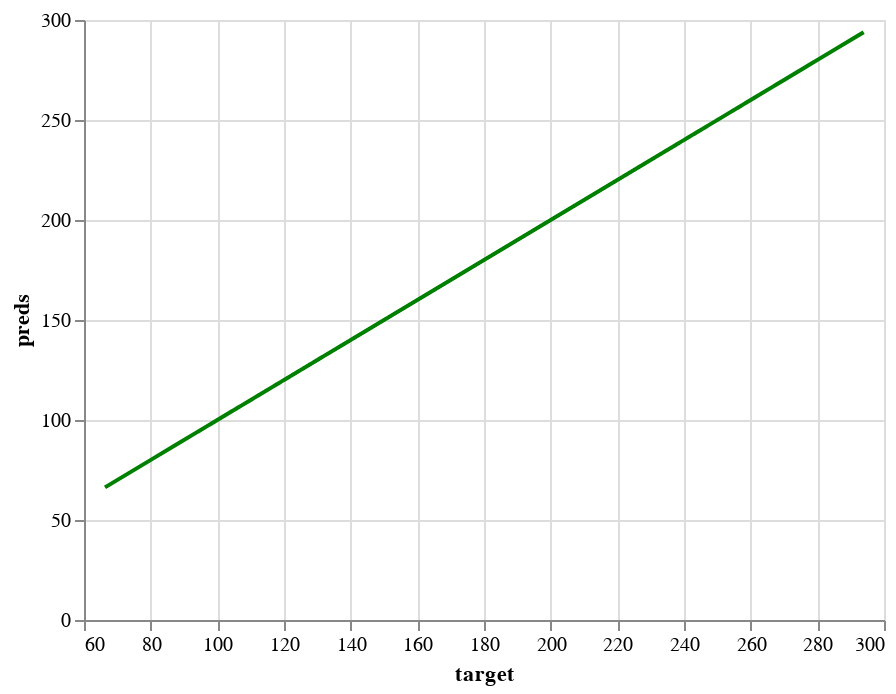

The notebook cell this image was saved under:
### Code cell
#  Create a line chart with y as both x and y axes
line_chart1 = alt.Chart(pd.DataFrame({'target': y, 'preds': y})).mark_line(color='green').encode(
    x='target',
    y='preds'
)
line_chart1

### Figure 1 — Vega-Lite specification as saved in the notebook (floating-point values rounded to 4 significant figures; data arrays with more than 128 entries replaced by an {"elided": "..."} marker saying what was removed)
{"config": {"view": {"continuousWidth": 400, "continuousHeight": 300}}, "data": {"name": "data-1dbbaef775c1b9472b27966e6eacf94c"}, "mark": {"type": "line", "color": "green"}, "encoding": {"x": {"field": "target", "type": "quantitative"}, "y": {"field": "preds", "type": "quantitative"}}, "$schema": "https://vega.github.io/schema/vega-lite/v4.17.0.json", "datasets": {"data-1dbbaef775c1b9472b27966e6eacf94c": {"elided": "2438 records"}}}
